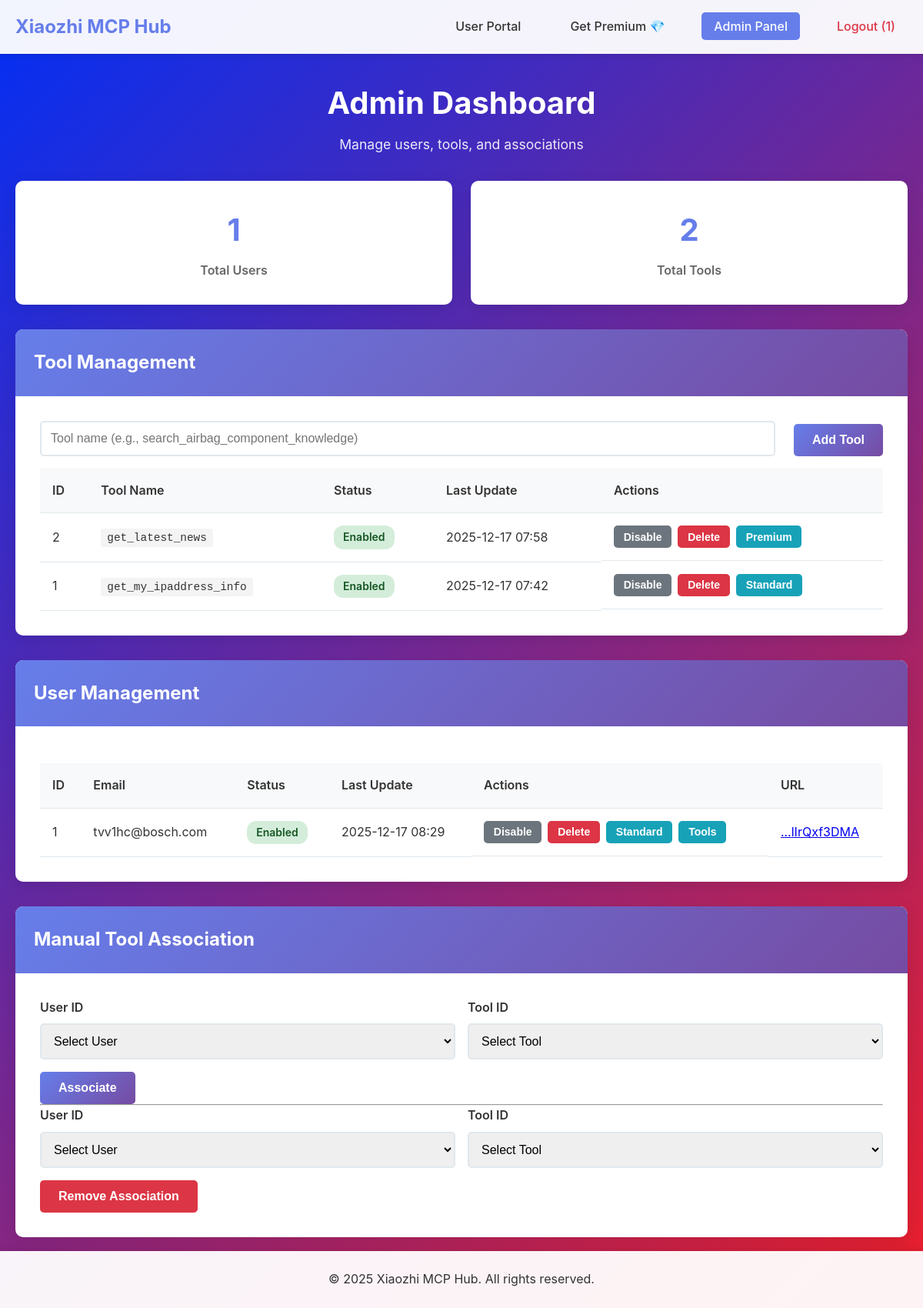
The page /admin (signed in) on the database its author committed.
### database/models.py (models this page shows, shortened)
class Tool(Base):
	__tablename__ = "tools"
	tool_id = Column(Integer, primary_key=True, autoincrement=True)
	tool_name = Column(String(255), nullable=False, unique=True)
	tool_enable = Column(Boolean, default=True, nullable=False)
	is_premium = Column(Boolean, default=False, nullable=False)
	last_update = Column(DateTime, default=datetime.utcnow, onupdate=datetime.utcnow)
	users = relationship("User", secondary=connection_table, back_populates="tools")

class User(Base):
	__tablename__ = "users"
	user_id = Column(Integer, primary_key=True, autoincrement=True)
	user_email = Column(String(255), nullable=False, unique=True)
	user_url = Column(String(500), nullable=False, unique=True)
	user_enable = Column(Boolean, default=True, nullable=False)
	is_premium = Column(Boolean, default=False, nullable=False)
	last_update = Column(DateTime, default=datetime.utcnow, onupdate=datetime.utcnow)
	tools = relationship("Tool", secondary=connection_table, back_populates="users")

### app.py (the view)
@app.route("/admin")
@admin_required
def admin_page():
    db_session = get_session()
    try:
        users = db_session.query(User).order_by(User.user_id.desc()).all()
        tools = db_session.query(Tool).order_by(Tool.tool_id.desc()).all()
        user_count = db_session.query(func.count(User.user_id)).scalar()
        tool_count = db_session.query(func.count(Tool.tool_id)).scalar()
        return render_template(
            "admin.html",
            users=users,
            tools=tools,
            user_count=user_count,
            tool_count=tool_count,
        )
    finally:
        db_session.close()

### app.py (called while the page is built)
def admin_required(f):
    @wraps(f)
    def decorated_function(*args, **kwargs):
        if not session.get('admin_logged_in'):
            flash('Please log in to access the admin panel', 'error')
            return redirect(url_for('admin_login'))
        return f(*args, **kwargs)
    return decorated_function

### database/models.py (called while the page is built)
def get_engine(sqlite_url: str = "sqlite:///" + get_persistent_data("xiaozhi.db")):
	return create_engine(sqlite_url, future=True)

def get_session(engine=None):
	if engine is None:
		engine = get_engine()
	Session = sessionmaker(bind=engine, autoflush=False, future=True)
	return Session()

### templates/admin.html (shortened to what this page needs)
{% extends "base.html" %}
{% block content %}
<div class="page-header">
    <h2>Admin Dashboard</h2>
    <p class="subtitle">Manage users, tools, and associations</p>
</div>
<div class="stats-grid">
    <div class="stat-card">
        <h3>{{ user_count }}</h3>
        <p>Total Users</p>
    </div>
    <div class="stat-card">
        <h3>{{ tool_count }}</h3>
        <p>Total Tools</p>
    </div>
</div>
<div class="card">
    <div class="card-header">
        <h3>Tool Management</h3>
    </div>
    <div class="card-body">
        <form method="POST" action="{{ url_for('create_tool') }}" class="form inline-form">
            <div class="form-group">
                <input
                    type="text"
                    name="tool_name"
                    placeholder="Tool name (e.g., search_airbag_component_knowledge)"
                    required
                    class="form-control"
                >
            </div>
            <button type="submit" class="btn btn-primary">Add Tool</button>
        </form>
        {% if tools %}
        <div class="table-responsive">
            <table class="data-table">
                <thead>
                    <tr>
                        <th>ID</th>
                        <th>Tool Name</th>
                        <th>Status</th>
                        <th>Last Update</th>
                        <th>Actions</th>
                    </tr>
                </thead>
                <tbody>
                    {% for tool in tools %}
                    <tr>
                        <td>{{ tool.tool_id }}</td>
                        <td><code>{{ tool.tool_name }}</code></td>
                        <td>
                            <span class="badge badge-{{ 'success' if tool.tool_enable else 'danger' }}">
                                {{ 'Enabled' if tool.tool_enable else 'Disabled' }}
                            </span>
                        </td>
                        <td>{{ tool.last_update.strftime('%Y-%m-%d %H:%M') if tool.last_update else 'N/A' }}</td>
                        <td class="actions">
                            <form method="POST" action="{{ url_for('toggle_tool', tool_id=tool.tool_id) }}" style="display:inline;">
                                <button type="submit" class="btn btn-sm btn-secondary">
                                    {{ 'Disable' if tool.tool_enable else 'Enable' }}
                                </button>
                            </form>
                            <form method="POST" action="{{ url_for('delete_tool', tool_id=tool.tool_id) }}"
                                  style="display:inline;"
                                  onsubmit="return confirm('Delete tool {{ tool.tool_name }}?');">
                                <button type="submit" class="btn btn-sm btn-danger">Delete</button>
                            </form>
                            <form method="POST" action="{{ url_for('make_premium', tool_id=tool.tool_id) }}" style="display:inline;">
                                <button type="submit" class="btn btn-sm btn-info">
                                    {{ 'Premium' if tool.is_premium else 'Standard' }}
                                </button>
                            </form>
                        </td>
                    </tr>
                    {% endfor %}
                </tbody>
            </table>
        </div>
        {% else %}
        <p class="empty-state">No tools registered yet.</p>
        {% endif %}
    </div>
</div>
<div class="card">
    <div class="card-header">
        <h3>User Management</h3>
    </div>
    <div class="card-body">
        {% if users %}
        <div class="table-responsive">
            <table class="data-table">
                <thead>
                    <tr>
                        <th>ID</th>
                        <th>Email</th>
                        <th>Status</th>
                        <th>Last Update</th>
                        <th>Actions</th>
                        <th>URL</th>
                    </tr>
                </thead>
                <tbody>
                    {% for user in users %}
                    <tr>
                        <td>{{ user.user_id }}</td>
                        <td>{{ user.user_email }}</td>
                        <td>
                            <span class="badge badge-{{ 'success' if user.user_enable else 'danger' }}">
                                {{ 'Enabled' if user.user_enable else 'Disabled' }}
                            </span>
                        </td>
                        <td>{{ user.last_update.strftime('%Y-%m-%d %H:%M') if user.last_update else 'N/A' }}</td>
                        <td class="actions">
                            <form method="POST" action="{{ url_for('toggle_user', user_id=user.user_id) }}" style="display:inline;">
                                <button type="submit" class="btn btn-sm btn-secondary">
                                    {{ 'Disable' if user.user_enable else 'Enable' }}
                                </button>
                            </form>
                            <form method="POST" action="{{ url_for('delete_user', user_id=user.user_id) }}"
                                  style="display:inline;"
                                  onsubmit="return confirm('Delete user {{ user.user_id }}?');">
                                <button type="submit" class="btn btn-sm btn-danger">Delete</button>
                            </form>
                            <form method="POST" action="{{ url_for('make_user_premium', user_id=user.user_id) }}"
                                  style="display:inline;">
                                <button type="submit" class="btn btn-sm btn-info">
                                    {{ 'Premium' if user.is_premium else 'Standard' }}
                                </button>
                            </form>
                            <button class="btn btn-sm btn-info" onclick="showUserTools({{ user.user_id }})">Tools</button>
                        </td>
                        <td><a href="{{ user.user_url }}" target="_blank">
                            {% if user.user_url and user.user_url|length > 10 %}
                                ...{{ user.user_url[-10:] }}
                            {% else %}
                                {{ user.user_url }}
                            {% endif %}
                        </a></td>
                    </tr>
                    {% endfor %}
                </tbody>
            </table>
        </div>
        {% else %}
        <p class="empty-state">No users registered yet.</p>
        {% endif %}
    </div>
</div>
<div class="card">
    <div class="card-header">
        <h3>Manual Tool Association</h3>
    </div>
    <div class="card-body">
        <form method="POST" action="{{ url_for('add_connection') }}" class="form form-grid">
            <div class="form-group">
                <label for="user_id">User ID</label>
                <select name="user_id" id="user_id" class="form-control" required>
                    <option value="">Select User</option>
                </select>
            </div>
            <div class="form-group">
                <label for="tool_id">Tool ID</label>
                <select name="tool_id" id="tool_id" class="form-control" required>
                    <option value="">Select Tool</option>
                </select>
            </div>
            <div class="form-actions">
                <button type="submit" class="btn btn-primary">Associate</button>
            </div>
        </form>
        <hr>
        <form method="POST" action="{{ url_for('remove_connection') }}" class="form form-grid">
            <div class="form-group">
                <label for="remove_user_id">User ID</label>
                <select name="user_id" id="remove_user_id" class="form-control" required>
                    <option value="">Select User</option>
                </select>
            </div>
            <div class="form-group">
                <label for="remove_tool_id">Tool ID</label>
                <select name="tool_id" id="remove_tool_id" class="form-control" required>
                    <option value="">Select Tool</option>
                </select>
            </div>
            <div class="form-actions">
                <button type="submit" class="btn btn-danger">Remove Association</button>
            </div>
        </form>
    </div>
</div>
{% endblock %}

### templates/base.html (shortened to what this page needs)
<!DOCTYPE html>
<html lang="en">
<head>
    <link rel="stylesheet" href="{{ url_for('static', filename='css/style.css') }}">
</head>
<body>
    <nav class="navbar">
        <div class="container">
            <div class="nav-brand">
                <h1>Xiaozhi MCP Hub</h1>
            </div>
            <ul class="nav-menu">
                <li><a href="{{ url_for('user_page') }}" {% if request.endpoint == 'user_page' %}class="active"{% endif %}>User Portal</a></li>
                <li><a href="{{ url_for('get_premium') }}" {% if request.endpoint == 'get_premium' %}class="active"{% endif %}>Get Premium <span title="Premium"><span style="color:#00bcd4;">&#128142;</span></a></li>
                <li><a href="{{ url_for('admin_page') }}" {% if request.endpoint == 'admin_page' %}class="active"{% endif %}>Admin Panel</a></li>
                {% if session.get('admin_logged_in') %}
                <li><a href="{{ url_for('admin_logout') }}" style="color: #dc3545;">Logout ({{ session.get('admin_username') }})</a></li>
                {% endif %}
            </ul>
        </div>
    </nav>
    <div class="container">
        {% block content %}{% endblock %}
    </div>
    <footer>
        <div class="container">
            <p>&copy; 2025 Xiaozhi MCP Hub. All rights reserved.</p>
        </div>
    </footer>
</body>
</html>

### static/css/style.css (style rules this page uses)
* { margin: 0; padding: 0; box-sizing: border-box; }
body { font-family: -apple-system, BlinkMacSystemFont, 'Segoe UI', Roboto, Oxygen, Ubuntu, Cantarell, sans-serif; line-height: 1.6; color: #333; background: linear-gradient(135deg, #022ff5 0%, #ed1f2a 100%); min-height: 100vh; padding-bottom: 60px; }
.container { max-width: 1200px; margin: 0 auto; padding: 0 20px; }
.navbar { background: rgba(255, 255, 255, 0.95); box-shadow: 0 2px 10px rgba(0,0,0,0.1); padding: 1rem 0; margin-bottom: 2rem; }
.navbar .container { display: flex; justify-content: space-between; align-items: center; }
.nav-brand h1 { color: #667eea; font-size: 1.5rem; }
.nav-menu { display: flex; list-style: none; gap: 2rem; }
.nav-menu a { color: #333; text-decoration: none; font-weight: 500; padding: 0.5rem 1rem; border-radius: 5px; transition: all 0.3s; }
.nav-menu a:hover, .nav-menu a.active { background: #667eea; color: white; }
.page-header { text-align: center; color: white; margin-bottom: 2rem; }
.page-header h2 { font-size: 2.5rem; margin-bottom: 0.5rem; }
.subtitle { font-size: 1.1rem; opacity: 0.9; }
.card { background: white; border-radius: 10px; box-shadow: 0 5px 20px rgba(0,0,0,0.1); margin-bottom: 2rem; overflow: hidden; }
.card-header { background: linear-gradient(135deg, #667eea 0%, #764ba2 100%); color: white; padding: 1.5rem; }
.card-header h3 { font-size: 1.5rem; }
.card-body { padding: 2rem; }
.form { display: flex; flex-direction: column; gap: 1.5rem; }
.form-group { display: flex; flex-direction: column; }
.form-group label { font-weight: 600; margin-bottom: 0.5rem; color: #333; }
.form-control { padding: 0.75rem; border: 2px solid #e1e8ed; border-radius: 5px; font-size: 1rem; transition: border-color 0.3s; }
.inline-form { flex-direction: row; align-items: flex-end; }
.inline-form .form-group { flex: 1; }
.form-grid { display: grid; grid-template-columns: 1fr 1fr; gap: 1rem; }
.form-actions { grid-column: 1 / -1; display: flex; gap: 1rem; }
.btn { padding: 0.75rem 1.5rem; border: none; border-radius: 5px; font-size: 1rem; font-weight: 600; cursor: pointer; transition: all 0.3s; text-decoration: none; display: inline-block; }
.btn-primary { background: linear-gradient(135deg, #667eea 0%, #764ba2 100%); color: white; }
.btn-secondary { background: #6c757d; color: white; }
.btn-danger { background: #dc3545; color: white; }
.btn-info { background: #17a2b8; color: white; }
.btn-sm { padding: 0.4rem 0.8rem; font-size: 0.875rem; }
.table-responsive { overflow-x: auto; margin-top: 1rem; }
.data-table { width: 100%; border-collapse: collapse; }
.data-table thead { background: #f8f9fa; }
.data-table th, .data-table td { padding: 1rem; text-align: left; border-bottom: 1px solid #e1e8ed; }
.data-table th { font-weight: 600; color: #333; }
.data-table code { background: #f4f4f4; padding: 0.25rem 0.5rem; border-radius: 3px; font-family: 'Courier New', monospace; font-size: 0.9rem; }
.actions { display: flex; gap: 0.5rem; }
.badge { display: inline-block; padding: 0.25rem 0.75rem; border-radius: 12px; font-size: 0.875rem; font-weight: 600; }
.badge-success { background: #d4edda; color: #155724; }
.stats-grid { display: grid; grid-template-columns: repeat(auto-fit, minmax(200px, 1fr)); gap: 1.5rem; margin-bottom: 2rem; }
.stat-card { background: white; padding: 2rem; border-radius: 10px; box-shadow: 0 5px 20px rgba(0,0,0,0.1); text-align: center; }
.stat-card h3 { font-size: 2.5rem; color: #667eea; margin-bottom: 0.5rem; }
.stat-card p { color: #666; font-weight: 600; }
footer { background: rgba(255, 255, 255, 0.95); color: #333; text-align: center; padding: 1.5rem 0; position: fixed; bottom: 0; width: 100%; box-shadow: 0 -2px 10px rgba(0,0,0,0.1); }

### rows shown on the page
Tool: tool_id "2", tool_name "get_latest_news", tool_enable "Enabled", last_update "2025-12-17 07:58", tool_enable "Disable", is_premium "Premium"
Tool: tool_id "1", tool_name "get_my_ipaddress_info", tool_enable "Enabled", last_update "2025-12-17 07:42", tool_enable "Disable", is_premium "Standard"
User: user_id "1", user_email "tvv1hc@bosch.com", user_enable "Enabled", last_update "2025-12-17 08:29", user_enable "Disable", is_premium "Standard", user_url "lIrQxf3DMA"

### other values the page prints
{{ session.get('admin_username') }} "1"
{{ user_count }} "1"
{{ tool_count }} "2"
